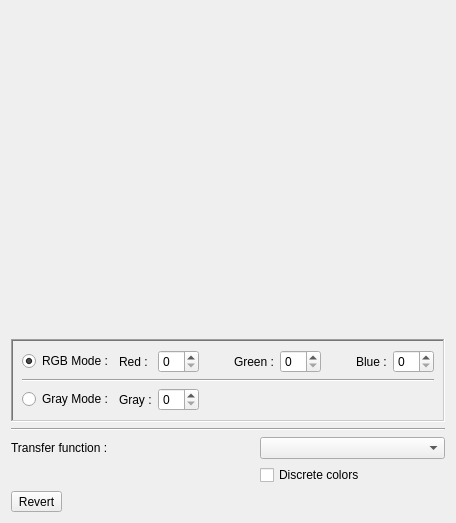
<?xml version="1.0" encoding="UTF-8"?>
<ui version="4.0">
 <class>HistogramRendererView</class>
 <widget class="QWidget" name="HistogramRendererView">
  <property name="geometry">
   <rect>
    <x>0</x>
    <y>0</y>
    <width>456</width>
    <height>523</height>
   </rect>
  </property>
  <property name="sizePolicy">
   <sizepolicy hsizetype="Preferred" vsizetype="Preferred">
    <horstretch>0</horstretch>
    <verstretch>0</verstretch>
   </sizepolicy>
  </property>
  <property name="windowTitle">
   <string>Image histogram</string>
  </property>
  <layout class="QGridLayout" name="gridLayout">
   <item row="7" column="2">
    <widget class="QComboBox" name="_transferFunction"/>
   </item>
   <item row="7" column="0" colspan="2">
    <widget class="QLabel" name="_transferFunctionLabel">
     <property name="text">
      <string>Transfer function : </string>
     </property>
    </widget>
   </item>
   <item row="1" column="0" colspan="3">
    <widget class="QFrame" name="_toRGBMapping">
     <property name="frameShape">
      <enum>QFrame::WinPanel</enum>
     </property>
     <property name="frameShadow">
      <enum>QFrame::Sunken</enum>
     </property>
     <property name="lineWidth">
      <number>1</number>
     </property>
     <layout class="QGridLayout" name="gridLayout_2">
      <item row="1" column="1">
       <widget class="QLabel" name="label">
        <property name="text">
         <string>Red : </string>
        </property>
       </widget>
      </item>
      <item row="1" column="7">
       <widget class="QLabel" name="label_5">
        <property name="text">
         <string>Blue :</string>
        </property>
       </widget>
      </item>
      <item row="1" column="6">
       <spacer name="horizontalSpacer_3">
        <property name="orientation">
         <enum>Qt::Horizontal</enum>
        </property>
        <property name="sizeHint" stdset="0">
         <size>
          <width>40</width>
          <height>20</height>
         </size>
        </property>
       </spacer>
      </item>
      <item row="1" column="4">
       <widget class="QLabel" name="label_4">
        <property name="text">
         <string>Green :</string>
        </property>
       </widget>
      </item>
      <item row="1" column="8">
       <widget class="QSpinBox" name="_blueChannel">
        <property name="sizePolicy">
         <sizepolicy hsizetype="Preferred" vsizetype="Fixed">
          <horstretch>0</horstretch>
          <verstretch>0</verstretch>
         </sizepolicy>
        </property>
        <property name="value">
         <number>0</number>
        </property>
       </widget>
      </item>
      <item row="1" column="5">
       <widget class="QSpinBox" name="_greenChannel">
        <property name="sizePolicy">
         <sizepolicy hsizetype="Preferred" vsizetype="Fixed">
          <horstretch>0</horstretch>
          <verstretch>0</verstretch>
         </sizepolicy>
        </property>
        <property name="value">
         <number>0</number>
        </property>
       </widget>
      </item>
      <item row="1" column="3">
       <spacer name="horizontalSpacer_2">
        <property name="orientation">
         <enum>Qt::Horizontal</enum>
        </property>
        <property name="sizeHint" stdset="0">
         <size>
          <width>40</width>
          <height>20</height>
         </size>
        </property>
       </spacer>
      </item>
      <item row="1" column="2">
       <widget class="QSpinBox" name="_redChannel">
        <property name="sizePolicy">
         <sizepolicy hsizetype="Preferred" vsizetype="Fixed">
          <horstretch>0</horstretch>
          <verstretch>0</verstretch>
         </sizepolicy>
        </property>
        <property name="value">
         <number>0</number>
        </property>
       </widget>
      </item>
      <item row="1" column="0">
       <widget class="QRadioButton" name="_isRgbMode">
        <property name="text">
         <string>RGB Mode :</string>
        </property>
        <property name="checked">
         <bool>true</bool>
        </property>
       </widget>
      </item>
      <item row="4" column="1">
       <widget class="QLabel" name="label_6">
        <property name="text">
         <string>Gray :</string>
        </property>
       </widget>
      </item>
      <item row="2" column="0" colspan="9">
       <widget class="Line" name="line_2">
        <property name="orientation">
         <enum>Qt::Horizontal</enum>
        </property>
       </widget>
      </item>
      <item row="4" column="0">
       <widget class="QRadioButton" name="_isGrayMode">
        <property name="sizePolicy">
         <sizepolicy hsizetype="Preferred" vsizetype="Fixed">
          <horstretch>0</horstretch>
          <verstretch>0</verstretch>
         </sizepolicy>
        </property>
        <property name="text">
         <string>Gray Mode :</string>
        </property>
       </widget>
      </item>
      <item row="4" column="2">
       <widget class="QSpinBox" name="_grayChannel">
        <property name="sizePolicy">
         <sizepolicy hsizetype="Preferred" vsizetype="Fixed">
          <horstretch>0</horstretch>
          <verstretch>0</verstretch>
         </sizepolicy>
        </property>
       </widget>
      </item>
     </layout>
    </widget>
   </item>
   <item row="6" column="0" colspan="3">
    <widget class="Line" name="line">
     <property name="orientation">
      <enum>Qt::Horizontal</enum>
     </property>
    </widget>
   </item>
   <item row="8" column="2">
    <widget class="QCheckBox" name="_discreteColors">
     <property name="sizePolicy">
      <sizepolicy hsizetype="Preferred" vsizetype="Fixed">
       <horstretch>0</horstretch>
       <verstretch>0</verstretch>
      </sizepolicy>
     </property>
     <property name="text">
      <string>Discrete colors</string>
     </property>
    </widget>
   </item>
   <item row="10" column="0">
    <widget class="QToolButton" name="_revert">
     <property name="text">
      <string>Revert</string>
     </property>
    </widget>
   </item>
   <item row="0" column="0" colspan="3">
    <widget class="Gui::ColorManipulationView" name="_histogramView" native="true">
     <property name="sizePolicy">
      <sizepolicy hsizetype="Preferred" vsizetype="MinimumExpanding">
       <horstretch>0</horstretch>
       <verstretch>0</verstretch>
      </sizepolicy>
     </property>
     <property name="minimumSize">
      <size>
       <width>256</width>
       <height>256</height>
      </size>
     </property>
    </widget>
   </item>
  </layout>
 </widget>
 <customwidgets>
  <customwidget>
   <class>Gui::ColorManipulationView</class>
   <extends>QWidget</extends>
   <header>Gui/colormanipulationview.h</header>
   <container>1</container>
  </customwidget>
 </customwidgets>
 <resources/>
 <connections/>
</ui>
